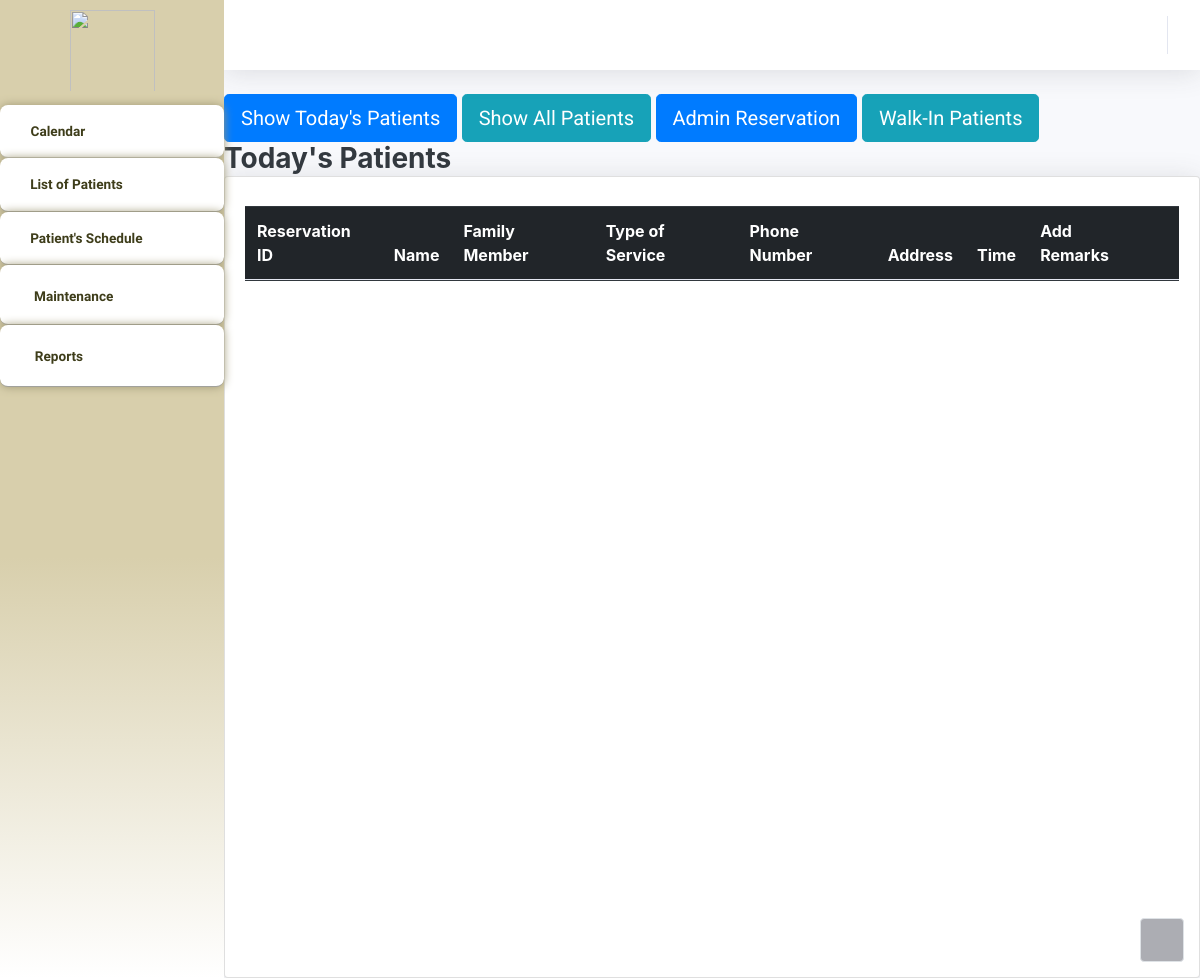
Before: /Thesis1/Admin/patientstoday.php with the older database file.
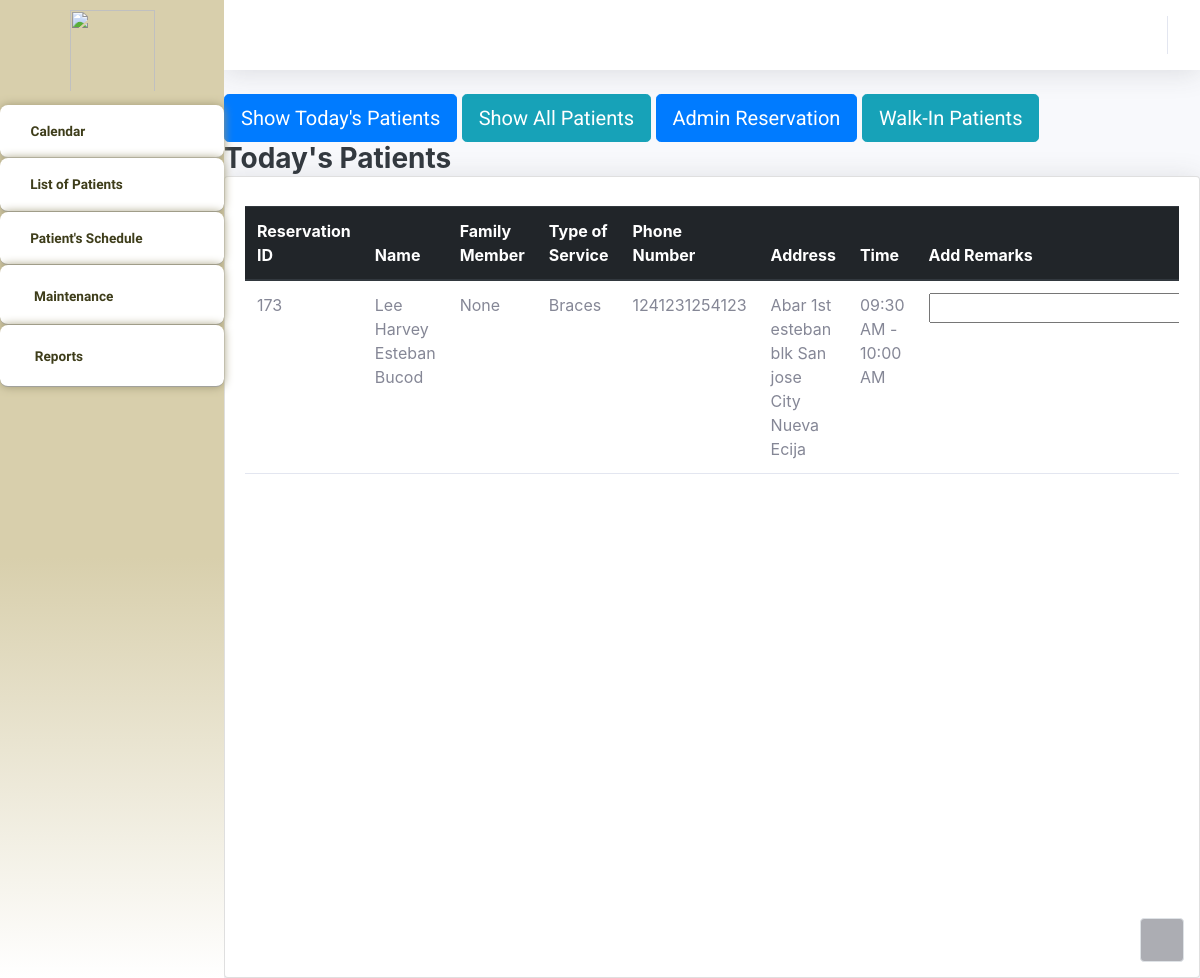
After: the same page with the newer database file.
### tables this page shows
CREATE TABLE `bookinglog` (
  `resID` int(11) NOT NULL,
  `userID` int(11) NOT NULL,
  `serviceName` varchar(255) NOT NULL,
  `date` date NOT NULL,
  `timeslot` varchar(255) NOT NULL,
  `remarks` varchar(255) NOT NULL,
  `admin_remarks` varchar(255) NOT NULL DEFAULT 'None',
  `walk_in_name` varchar(255) NOT NULL DEFAULT 'None',
  `status` varchar(255) NOT NULL,
  `FamMemberName` varchar(255) NOT NULL DEFAULT 'N/A',
  `confirmationHash` varchar(255) NOT NULL,
  `timestamp` timestamp NOT NULL DEFAULT current_timestamp() ON UPDATE current_timestamp(),
  `totalServicePay` int(11) NOT NULL
);

CREATE TABLE `patients_user` (
  `userID` int(11) NOT NULL,
  `Email` varchar(255) NOT NULL,
  `Name` varchar(255) NOT NULL,
  `Address` varchar(255) NOT NULL,
  `PhoneNumber` varchar(255) NOT NULL,
  `Password` varchar(55) NOT NULL,
  `Hash` varchar(255) NOT NULL,
  `Access` varchar(25) NOT NULL,
  `Active` int(11) NOT NULL DEFAULT 0,
  `profilePic` varchar(255) NOT NULL,
  `last_activity` timestamp NOT NULL DEFAULT current_timestamp() ON UPDATE current_timestamp(),
  `activation_timestamp` timestamp NOT NULL DEFAULT current_timestamp(),
  `ForgotPass` varchar(255) NOT NULL,
  `forgot_expiration` timestamp NULL DEFAULT NULL
);

### Thesis1/Admin/patientstoday.php (the view, shortened to what the changed rows need)
<?php
$con = connection();
$todaysDate = date("Y-m-d");
$headerToday = ["Reservation ID", "Name", "Family Member", "Type of Service", "Phone Number", "Address", "Time", "Add Remarks"];
$header = $headerToday;
$retrieveQuery = "SELECT bookinglog.resID, bookinglog.serviceName, patients_user.Name, bookinglog.date, patients_user.PhoneNumber, patients_user.Email, patients_user.Address, bookinglog.timeslot,bookinglog.admin_remarks, bookinglog.walk_in_name,bookinglog.FamMemberName
        FROM bookinglog
        INNER JOIN patients_user ON bookinglog.userID = patients_user.userID
        WHERE status = 'Pending' AND DATE(bookinglog.date) = '$todaysDate'";
?>
<!DOCTYPE html>
<html lang="en">
<head>
    <link rel="stylesheet" href="assets/bootstrap/css/bootstrap.min.css">
    <link rel="stylesheet" href="assets/fonts/fontawesome-all.min.css">
    <link rel="stylesheet" href="assets/fonts/ionicons.min.css">
    <link rel="stylesheet" href="assets/css/aguilaraldo1_section_contact.css">
    <link rel="stylesheet" href="assets/css/Availability---Manage-availability-bookings-appointments_v1.css">
    <link rel="stylesheet" href="assets/css/Basic-Footer.css">
    <link rel="stylesheet" href="assets/css/Black-Navbar.css">
    <link rel="stylesheet" href="assets/css/Block-Responsive-Item-List.css">
    <link rel="stylesheet" href="assets/css/Bootstrap-Calendar.css">
    <link rel="stylesheet" href="assets/css/carousel-circulo.css">
    <link rel="stylesheet" href="assets/css/Carousel-Hero-1.css">
    <link rel="stylesheet" href="assets/css/Carousel-Hero.css">
    <link rel="stylesheet" href="assets/css/Diagonal-div-section.css">
    <link rel="stylesheet" href="assets/css/Feature-Section-MD.css">
    <link rel="stylesheet" href="https://djpsoftwarecdn.azureedge.net/availabilitycss-v1/availability.min.css">
    <link rel="stylesheet" href="assets/css/Login-Form-Basic-icons.css">
    <link rel="stylesheet" href="assets/css/Ultimate-Event-Calendar.css">
    <link rel="stylesheet" href="assets/bootstrap/css/bootstrap.min.css">
    <link rel="stylesheet" href="assets/fonts/fontawesome-all.min.css">
    <link rel="stylesheet" href="assets/css/aguilaraldo1_section_contact.css">
    <link rel="stylesheet" href="assets/css/Basic-Footer.css">
    <link rel="stylesheet" href="assets/css/Black-Navbar.css">
    <link rel="stylesheet" href="assets/css/Block-Responsive-Item-List.css">
    <link rel="stylesheet" href="assets/css/Bootstrap-Calendar.css">
    <link rel="stylesheet" href="assets/css/carousel-circulo.css">
    <link rel="stylesheet" href="assets/css/Carousel-Hero-1.css">
    <link rel="stylesheet" href="assets/css/Carousel-Hero.css">
    <link rel="stylesheet" href="assets/css/Diagonal-div-section.css">
    <link rel="stylesheet" href="assets/css/Feature-Section-MD.css">
    <link rel="stylesheet" href="assets/css/Login-Form-Basic-icons.css">
    <link rel="stylesheet" href="assets/css/Ultimate-Event-Calendar.css">
</head>
<body id="page-top">
    <div id="wrapper">
        <div class="d-flex flex-column" id="content-wrapper">
            <div id="content">
        <div class="card shadow">
            <div class="card-body" style="height: 800px;">
                <div class="table-responsive table mt-2" id="dataTable" role="grid" aria-describedby="dataTable_info" style="height: 800px;">
                    <table class="table my-0" id="dataTable">
                      <thead class="thead-dark">
                        <tr>
                            <?php
                            foreach ($header as $column) {
                                echo "<th>$column</th>";
                            }
                            ?>
                            <th></th>
                        </tr>
                    </thead>
                        <tbody>
                           <?php
                                    $result =  $con->query($retrieveQuery);
                                    while ($row = mysqli_fetch_assoc($result)) {
                                        echo '<tr>';
                                        foreach ($header as $column) {
                                            switch ($column) {
                                                case "Reservation ID":
                                                    echo '<td>' . $row['resID'] . '</td>';
                                                    break;
                                                case "Name":
                                                    echo '<td>' . $row['Name'] . '</td>';
                                                    break;
                                                case "Type of Service":
                                                    echo '<td>' . $row['serviceName'] . '</td>';
                                                    break;
                                                case "Phone Number":
                                                    echo '<td>' . $row['PhoneNumber'] . '</td>';
                                                    break;
                                                case "Address":
                                                    echo '<td>' . $row['Address'] . '</td>';
                                                    break;
                                                case "Time":
                                                    echo '<td>' . $row['timeslot'] . '</td>';
                                                    break;
                                                case "Family Member":
                                                    echo '<td>' . $row['FamMemberName'] . '</td>';
                                                    break;
                                                case "Add Remarks":
                                                    echo '<td>
                                                            <input type="text" class="inputField" id="inputField' . $row['resID'] . '">
                                                        </td>';
                                                    break;
                                            }
                                        }
                                        echo '</tr>';
                                    }
                                    ?>
                        </tbody>
                    </table>
                </div>
            </div>
        </div>
    </div>
        </div><a class="border rounded d-inline scroll-to-top" href="#page-top"><i class="fas fa-angle-up"></i></a>
    </div>
    <link rel="stylesheet" href="https://cdn.jsdelivr.net/npm/bootstrap@4.0.0/dist/css/bootstrap.min.css">
</body>
</html>

Changed rows visible on the page:
added bookinglog: resID "173", userID.Name "Lee Harvey Esteban Bucod", FamMemberName "None", serviceName "Braces", userID.PhoneNumber "1241231254123", userID.Address "Abar 1st esteban blk San jose City Nueva Ecija", timeslot "09:30 AM - 10:00 AM"
